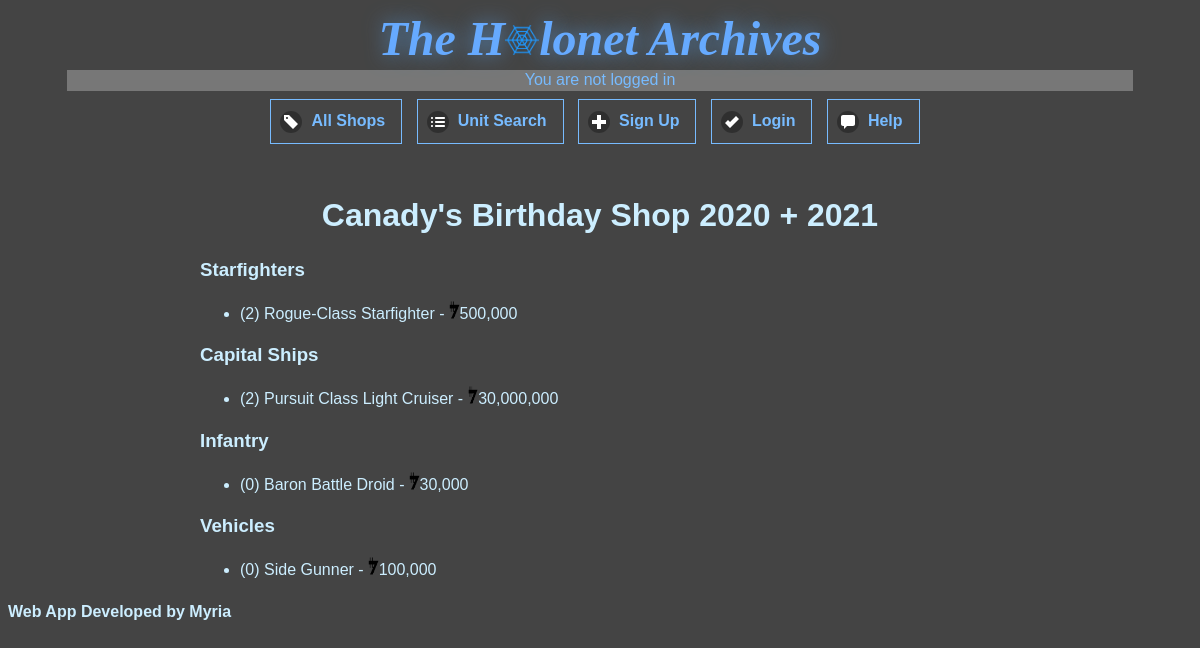
Screenshot of /public_html/shop_page?sid=1 with the database file from the repository.
### tables this page shows
CREATE TABLE `unit` (
  `unit_id` smallint(5) unsigned NOT NULL AUTO_INCREMENT,
  `unit_type` smallint(5) unsigned DEFAULT NULL,
  `name` varchar(128) DEFAULT NULL,
  `alias` varchar(32) DEFAULT NULL,
  `price` bigint(20) unsigned DEFAULT NULL,
  `modslots` tinyint(3) unsigned DEFAULT NULL,
  `uc_limit` smallint(5) unsigned DEFAULT NULL,
  `length` float DEFAULT NULL,
  `height` float DEFAULT NULL,
  `width` float DEFAULT NULL,
  `hyperdrive` char(4) DEFAULT NULL,
  `backup` char(4) DEFAULT NULL,
  `mglt` tinyint(3) unsigned DEFAULT NULL,
  `kmh` smallint(5) unsigned DEFAULT NULL,
  `shield` tinyint(3) unsigned DEFAULT NULL,
  `hull` tinyint(3) unsigned DEFAULT NULL,
  `sbd` smallint(5) unsigned DEFAULT NULL,
  `ru` smallint(5) unsigned DEFAULT NULL,
  `points` tinyint(3) unsigned DEFAULT NULL,
  `is_special` tinyint(3) unsigned DEFAULT NULL,
  `notes` varchar(256) DEFAULT NULL,
  PRIMARY KEY (`unit_id`),
  KEY `unit_type` (`unit_type`),
  KEY `shield` (`shield`),
  KEY `hull` (`hull`),
  CONSTRAINT `unit_ibfk_1` FOREIGN KEY (`unit_type`) REFERENCES `unit_type` (`unit_type`),
  CONSTRAINT `unit_ibfk_2` FOREIGN KEY (`shield`) REFERENCES `strength` (`strength_no`),
  CONSTRAINT `unit_ibfk_3` FOREIGN KEY (`hull`) REFERENCES `strength` (`strength_no`)
);

### php/functions.php (the view, shortened to what this page needs)
<?php
    function generate_random_string() {
        return substr(md5(rand()), 0, 7);
    }
    function get_shop_stats(&$pdo, $shop_id) {
        $result = $pdo->query(<<<_END
        SELECT
            u.unit_id,
            u.name,
            ut.type_description,
            u.modslots,
            s.shop_name,
            u.price,
            u.notes,
            u.uc_limit
        FROM
            units_in_shop AS us
        JOIN shop AS s
        ON
            s.shop_id = us.shop_id
        JOIN unit AS u
        ON
            us.unit_id = u.unit_id
        LEFT JOIN unit_type AS ut
        ON
            ut.unit_type = u.unit_type
        WHERE
            s.shop_id = $shop_id
        ORDER BY
            u.unit_type
        _END);
        $units = [];
        while ($row = $result->fetch()) {
            $units[] = $row;
        }
        $shop_name = $units[0]['shop_name'];
        foreach ($units as $index => $unit) {
            unset($units[$index]['shop_name']);
        }
        return array($shop_name, $units);
    }
    function collect_unit_types($units) {
        $unit_types = [];
        foreach ($units as $unit) {
            if (!in_array($unit['type_description'], $unit_types)) {
                $unit_types[] = $unit['type_description'];
            }
        }
        return $unit_types;
    }
    function sort_units_by_attribute(&$units, $attr) {
        return $units;
    }
    function search_for_units($units, $attr, $value) {
        $found_at = FALSE;
        foreach ($units as $index => $unit) {
            if ($unit[$attr] == $value) {
                $found_at = $index;
                break;
            }
        }
        return $found_at;
    }
    function get_units_of_attr($units, $attr, $value) {
        $found_at = search_for_units($units, $attr, $value);
        $units_of_attr = [];
        while ($found_at !== FALSE) {
            $units_of_attr[] = $units[$found_at];
            unset($units[$found_at]);
            $found_at = search_for_units($units, $attr, $value);
        }
        return $units_of_attr;
    }
    function display_shop_unit($unit) {
        $C = 'constant';
        $unit_id = $unit['unit_id'];
        $str = "<li><a class='unit-links' data-transition='slide' href='{$C('WEBSITE_ROOT')}/unit_page?uid=$unit_id'>(" . $unit['modslots'] . ") ";
        $str .= $unit['name'];
        $price = $unit['price'];
        if ($price != 0) $str .= " - <img src='{$C('WEBSITE_ROOT')}/data/images/credit_symbol.png' alt='credits' height='18px'  />" . add_commas_to_num($price);
        $str .= "</a>";
        $str .=  "</li>";
        return $str;
    }
    function normalise_unit_types($type) {
        switch ($type) {
            case 'Small Vehicle':
                return 'Vehicle';
            default:
                return $type;
        }
    }
    function display_shop($shop_name, $units) {
        foreach ($units as $index => $unit) {
            $units[$index]['type_description'] = normalise_unit_types($unit['type_description']);
        }
        $types = collect_unit_types($units);
        sort_unit_types($types);
        echo "<h1 class='centre'>$shop_name</h1>";
        foreach ($types as $type) {
            echo "<div><h3>" . pluralise($type) . "</h3><ul>";
            $units_of_type = get_units_of_attr($units, 'type_description',  $type);
            sort_units_by_attribute($units_of_type, 'price');
            foreach ($units_of_type as $unit) {
                echo display_shop_unit($unit);
            }
            echo "</ul></div>";
        }
    }
    function pluralise($phrase) {
        if (strtolower(substr($phrase, -1)) == 's') {
            return $phrase;
        } elseif (strtolower($phrase) == 'crew') {
            return $phrase;
        } elseif (strtolower($phrase) == 'infantry') {
            return $phrase;
        } else return $phrase . "s";
    }
    function not_null($val) { return (!($val === NULL)); }
    function add_commas_to_num($num_string) {
        $pos = strrpos($num_string, '.');
        if (strlen($num_string) < 4) {
            return $num_string;
        }
        else {
            return add_commas_to_num(substr($num_string, 0, -3)) . "," . substr($num_string, -3);
        }
    }

### public_html/_/css/styles.css (style rules this page uses)
html { background:#444; color: #CEF; }
a:link { color: #7BF; }
.unit-links { text-decoration: none; }
.unit-links:link { color: #CEF; }
.centre { text-align:center; }

### rows the page displays
unit: modslots "2", unit "Rogue-Class Starfighter", price "500,000"
unit: modslots "2", unit "Pursuit Class Light Cruiser", price "30,000,000"
unit: modslots "0", unit "Baron Battle Droid", price "30,000"
unit: modslots "0", unit "Side Gunner", price "100,000"

### other values shown
$logged_in_as "You are not logged in"
$shop_name "Canady's Birthday Shop 2020 + 2021"
pluralise($type) "Starfighters"
pluralise($type) "Capital Ships"
pluralise($type) "Infantry"
pluralise($type) "Vehicles"
